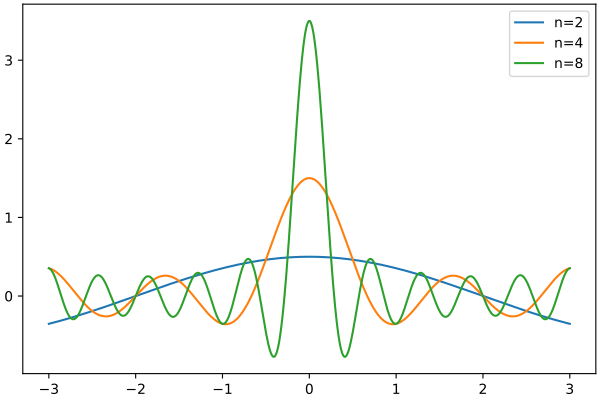

Here is the Python script that generated this plot:
import brainpy as bp
import brainpy.math as bm
import matplotlib.pyplot as plt
bp.visualize.get_figure(1, 1, 4, 6)
xs = bm.linspace(-3, 3, 1000)
for n in [2, 4, 8]:
  grads1 = bm.vector_grad(bm.surrogate.squarewave_fourier_series)(xs, n=n)
  plt.plot(bm.as_numpy(xs), bm.as_numpy(grads1), label=f'n={n}')
plt.legend()
plt.show()
